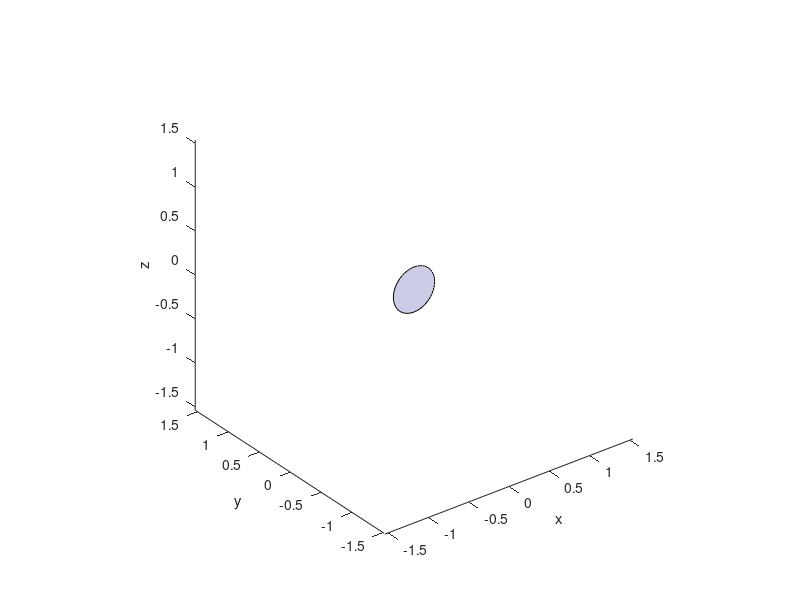

This figure's MATLAB source: (Note: this script raises an error after producing the figure.)
capas=2;
draw=true;

rt=2.560/2;%Radio del espejo principal (m): ref. Nordic Optical Telescope (NOT) -> 2.560 m
r=rt/(capas*2+1);%
%f=131.4;%Distancia focal del espejo completo.
f=5.12; %(NOT) -> 5.12 m
t=@(capas) linspace(0,2*pi,capas*6+1); %Coloca posiciones para n espejos en 2pi radianes

T={}; %Cell array donde cada elemento es un vector de radianes donde colocaremos cada fila de espejos
for i=1:capas
    T{end+1}=t(i);
    T{end}(end)=[]; %Elimina el ultimo elemento redundante (T(1)=T(end))
end


rESP0=[zeros(3*capas*(capas+1),3)];

if 3*capas*(capas+1)>2500
    input("Nº de espejos:" + (3*capas*(capas+1)+1) + ", continuar? ")
end

k=linspace(0,2*pi,50);
x=@(r,theta) r*cos(theta);
y=@(r,theta) r*sin(theta);
%v=[[x(r,0);y(r,0);0],[x(r,1);y(r,1);0],[x(r,2);y(r,2);0],[x(r,3);y(r,3);0],[x(r,4);y(r,4);0],[x(r,5);y(r,5);0]];
v=[x(r,k);0*k;y(r,k)];

if draw
    figure
    plot3(0,0,0)
    hold on

    axis equal
    xlim([-rt*(1+0.2),rt*(1+0.2)])
    ylim([-rt*(1+0.2),rt*(1+0.2)])
    zlim([-rt*(1+0.2),rt*(1+0.2)])

    xlabel('x')
    ylabel('y')
    zlabel('z')
    patch(v(1,:),v(2,:),v(3,:),[0.8 0.8 0.9])

    title("Nº Capas:" + capas + " Nº Espejos:" + (3*capas*(capas+1)+1))
    annotation('textbox', [0.77, 0.5, 0.7, 0.1], 'String', {"PARAMETROS DEL ESPEJO","Distancia focal: " + f + "m", "Diametro del espejo: " + rt*2 + "m", "Diametro por segmento:" + rt/(capas*2+1), "Porcentaje de superficie cubierta:" + round(((3*capas*(capas+1)+1)*r^2)/(rt^2)*100,2) + "%"}, 'FitBoxToText', 'on');
end

k=0; %Guarda cuantos objetos habia en las capas anteriores
for i=1:capas
    for j=1:length(T{i})
        rj=[i*2*r*sin(T{i}(j)),(i*2*r)^2/(4*f),i*2*r*cos(T{i}(j))];
        rESP0(k+j,:)=rj; %Añade a la lista de posiciones despues de los k anteriores elementos
        vj=v+rj';
        if draw
            patch(vj(1,:),vj(2,:),vj(3,:),[0.8 0.8 0.9])
        end
    end
    k=k+6*i; %Actualiza k con el numero de elementos de la capa
end

view(0,0)
rESP0=[0,f,0;0,0,0;rESP0];

clearvars -except rESP0 v

writematrix(rESP0,'Telescopio completo\coordenadasESP') %[Coordenadas del foco; Coordenadas de los espejos]
writematrix(v,'Telescopio completo\verticesESPvertical') %Coordenadas de los vertices de un hexagono centrado en [0,0,0]
